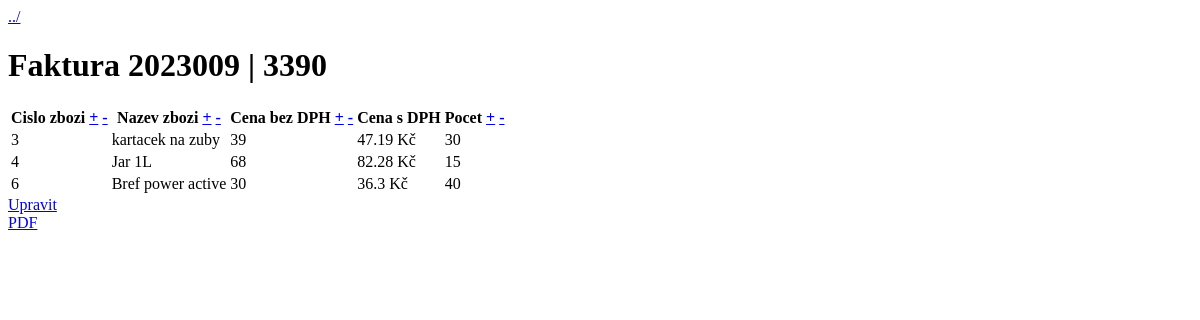
Before: /faktura.php?id=2023009 (signed in) with the older database file.
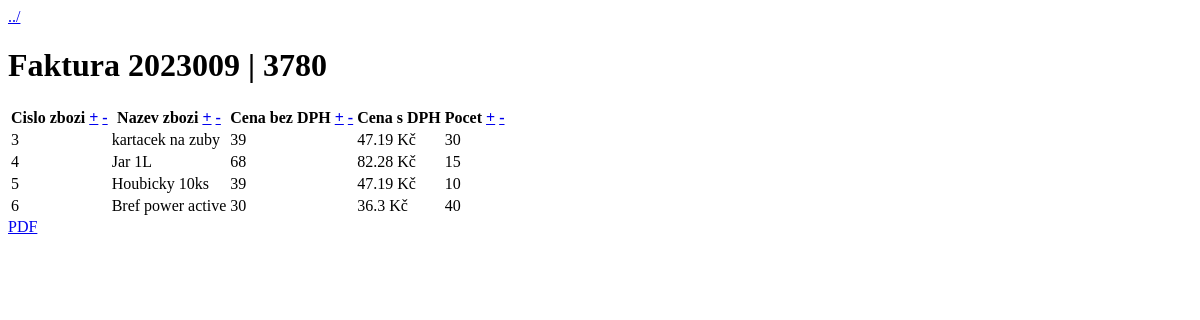
After: the same page with the newer database file.
### tables this page shows
CREATE TABLE `faktura` (
  `id_fak` int NOT NULL AUTO_INCREMENT,
  `zakaznik_id` int NOT NULL,
  `cena_fak` int NOT NULL,
  `datum` int NOT NULL,
  PRIMARY KEY (`id_fak`),
  KEY `zakaznik_id` (`zakaznik_id`),
  CONSTRAINT `faktura_ibfk_1` FOREIGN KEY (`zakaznik_id`) REFERENCES `zakaznik` (`id_zak`)
);

CREATE TABLE `faktura_zbozi` (
  `id` int NOT NULL AUTO_INCREMENT,
  `faktura_id` int NOT NULL,
  `zbozi_id` int NOT NULL,
  `pocet` smallint NOT NULL,
  PRIMARY KEY (`id`),
  KEY `faktura_id` (`faktura_id`),
  KEY `zbozi_id` (`zbozi_id`),
  CONSTRAINT `faktura_zbozi_ibfk_1` FOREIGN KEY (`faktura_id`) REFERENCES `faktura` (`id_fak`) ON DELETE CASCADE,
  CONSTRAINT `faktura_zbozi_ibfk_2` FOREIGN KEY (`zbozi_id`) REFERENCES `zbozi` (`id_zbozi`) ON DELETE CASCADE
);

CREATE TABLE `zbozi` (
  `id_zbozi` int NOT NULL AUTO_INCREMENT,
  `nazev` varchar(32) NOT NULL,
  `cena` int NOT NULL,
  PRIMARY KEY (`id_zbozi`)
);

### inc/functions.php (called while the page is built, shortened)
<?php
    function faktura($id, $pdo, $order=false, $desc=false) {
        $query = "SELECT
            id_fak, cena_fak, cena, nazev, pocet, zbozi_id, zakaznik_id
            FROM faktura
            JOIN faktura_zbozi ON id_fak = faktura_id
            JOIN zbozi ON zbozi_id = id_zbozi
            WHERE id_fak = $id";
        $query .= ";";
        $stmt = $pdo->prepare($query);
        $stmt->execute();
        $results = $stmt->fetchall(PDO::FETCH_ASSOC);
        if ($results) {
            return $results;
        }
        return false;
    }
    function permissions($role_id) {
        switch ($role_id) {
            case 0:
                return "all";
            case 1:
                return "read";
        }
    }

### faktura.php (the view, shortened to what this page needs)
<?php
require_once("inc/dbh.inc.php");
require_once("inc/functions.php");
if (isset($_GET["id"])) {
    $id = $_GET["id"];
    $objednavka = faktura($id, $conn, $_GET["orderby"], $_GET["desc"]);
} else {
    header("Location: index.php");
}
$user_permissions = permissions($_SESSION["role"]);
?>
<!DOCTYPE html>
<html lang="en">
<head>
</head>
<body>
    <a href=<?php echo "zakaznik.php?id=" . $objednavka[0]["zakaznik_id"] ?>>../</a>
    <h1>Faktura <?php echo $objednavka[0]["id_fak"] . " | " . $objednavka[0]["cena_fak"] ?></h1>
    <div id="faktura">
        <table>
            <thead>
                <tr>
                    <th>Cislo zbozi
                        <a href="faktura.php?id=<?php echo $id ?>&orderby=zbozi_id">+</a>
                        <a href="faktura.php?id=<?php echo $id ?>&orderby=zbozi_id&desc=true">-</a>
                    </th>
                    <th>Nazev zbozi
                        <a href="faktura.php?id=<?php echo $id ?>&orderby=nazev">+</a>
                        <a href="faktura.php?id=<?php echo $id ?>&orderby=nazev&desc=true">-</a>
                    </th>
                    <th>Cena bez DPH
                        <a href="faktura.php?id=<?php echo $id ?>&orderby=cena">+</a>
                        <a href="faktura.php?id=<?php echo $id ?>&orderby=cena&desc=true">-</a>
                    </th>
                    <th>Cena s DPH</th>
                    <th>Pocet
                        <a href="faktura.php?id=<?php echo $id ?>&orderby=pocet">+</a>
                        <a href="faktura.php?id=<?php echo $id ?>&orderby=pocet&desc=true">-</a>
                    </th>
                </tr>
            </thead>
            <tbody>
                <?php foreach ($objednavka as $produkt) { ?>
                <tr>
                    <td><?php echo $produkt["zbozi_id"] ?></td>
                    <td><?php echo $produkt["nazev"] ?></td>
                    <td><?php echo $produkt["cena"] ?></td>
                    <td><?php echo strval(intval($produkt["cena"]) * 1.21) . " Kč" ?></td>
                    <td><?php echo $produkt["pocet"] ?></td>
                </tr>
                <?php } ?>
            </tbody>
        </table>
        <?php if ($user_permissions == "all") { ?>
        <a href="<?php echo "upravobjednavku.php?id=".$objednavka[0]["id_fak"]?>">Upravit</a><br>
        <?php } ?>
        <a href="<?php echo "pdfprint.php?id_fak=".$objednavka[0]["id_fak"]."&id_zak=".$objednavka[0]["zakaznik_id"]?>" target="blank">PDF</a>
    </div>
</body>
</html>

Changed rows visible on the page:
changed faktura id 2023009: cena_fak "3390" → "3780"
added faktura_zbozi: zbozi "5", zbozi.nazev "Houbicky 10ks", zbozi.cena "39", intval($produkt['cena'])*1.21 "47.19", pocet "10"
Other visible differences:
text no longer shown: "Upravit"
